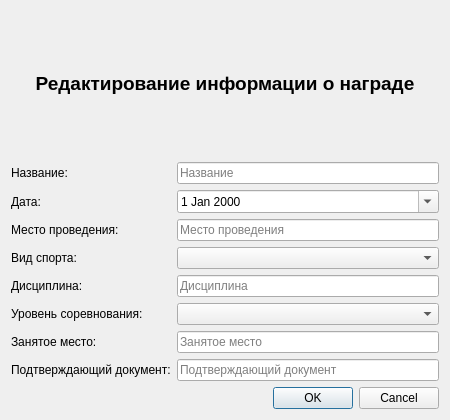
<?xml version="1.0" encoding="UTF-8"?>
<ui version="4.0">
 <class>EditAwardDialog</class>
 <widget class="QDialog" name="EditAwardDialog">
  <property name="geometry">
   <rect>
    <x>0</x>
    <y>0</y>
    <width>450</width>
    <height>420</height>
   </rect>
  </property>
  <property name="windowTitle">
   <string>Редактировать награду</string>
  </property>
  <layout class="QVBoxLayout" name="verticalLayout">
   <item>
    <widget class="QLabel" name="titleLabel">
     <property name="font">
      <font>
       <pointsize>14</pointsize>
       <bold>true</bold>
      </font>
     </property>
     <property name="text">
      <string>Редактирование информации о награде</string>
     </property>
     <property name="alignment">
      <set>Qt::AlignmentFlag::AlignCenter</set>
     </property>
    </widget>
   </item>
   <item>
    <layout class="QFormLayout" name="formLayout">
     <item row="0" column="0">
      <widget class="QLabel" name="nameLabel">
       <property name="text">
        <string>Название:</string>
       </property>
      </widget>
     </item>
     <item row="0" column="1">
      <widget class="QLineEdit" name="nameLineEdit">
       <property name="toolTip">
        <string>Введите название награды</string>
       </property>
       <property name="placeholderText">
        <string>Название</string>
       </property>
      </widget>
     </item>
     <item row="1" column="0">
      <widget class="QLabel" name="dateLabel">
       <property name="text">
        <string>Дата:</string>
       </property>
      </widget>
     </item>
     <item row="1" column="1">
      <widget class="QDateEdit" name="dateEdit">
       <property name="toolTip">
        <string>Выберите дату получения награды</string>
       </property>
       <property name="calendarPopup">
        <bool>true</bool>
       </property>
      </widget>
     </item>
     <item row="2" column="0">
      <widget class="QLabel" name="locationLabel">
       <property name="text">
        <string>Место проведения:</string>
       </property>
      </widget>
     </item>
     <item row="2" column="1">
      <widget class="QLineEdit" name="locationLineEdit">
       <property name="toolTip">
        <string>Введите место проведения соревнования</string>
       </property>
       <property name="placeholderText">
        <string>Место проведения</string>
       </property>
      </widget>
     </item>
     <item row="3" column="0">
      <widget class="QLabel" name="sportLabel">
       <property name="text">
        <string>Вид спорта:</string>
       </property>
      </widget>
     </item>
     <item row="3" column="1">
      <widget class="QComboBox" name="sportComboBox">
       <property name="toolTip">
        <string>Выберите вид спорта</string>
       </property>
      </widget>
     </item>
     <item row="4" column="0">
      <widget class="QLabel" name="disciplineLabel">
       <property name="text">
        <string>Дисциплина:</string>
       </property>
      </widget>
     </item>
     <item row="4" column="1">
      <widget class="QLineEdit" name="disciplineLineEdit">
       <property name="toolTip">
        <string>Введите дисциплину соревнования</string>
       </property>
       <property name="placeholderText">
        <string>Дисциплина</string>
       </property>
      </widget>
     </item>
     <item row="5" column="0">
      <widget class="QLabel" name="levelLabel">
       <property name="text">
        <string>Уровень соревнования:</string>
       </property>
      </widget>
     </item>
     <item row="5" column="1">
      <widget class="QComboBox" name="levelComboBox">
       <property name="toolTip">
        <string>Выберите уровень соревнования</string>
       </property>
      </widget>
     </item>
     <item row="6" column="0">
      <widget class="QLabel" name="placeLabel">
       <property name="text">
        <string>Занятое место:</string>
       </property>
      </widget>
     </item>
     <item row="6" column="1">
      <widget class="QLineEdit" name="placeLineEdit">
       <property name="toolTip">
        <string>Введите занятое место</string>
       </property>
       <property name="placeholderText">
        <string>Занятое место</string>
       </property>
      </widget>
     </item>
     <item row="7" column="0">
      <widget class="QLabel" name="documentLabel">
       <property name="text">
        <string>Подтверждающий документ:</string>
       </property>
      </widget>
     </item>
     <item row="7" column="1">
      <widget class="QLineEdit" name="documentLineEdit">
       <property name="toolTip">
        <string>Введите номер или название подтверждающего документа</string>
       </property>
       <property name="placeholderText">
        <string>Подтверждающий документ</string>
       </property>
      </widget>
     </item>
    </layout>
   </item>
   <item>
    <widget class="QDialogButtonBox" name="buttonBox">
     <property name="orientation">
      <enum>Qt::Orientation::Horizontal</enum>
     </property>
     <property name="standardButtons">
      <set>QDialogButtonBox::StandardButton::Cancel|QDialogButtonBox::StandardButton::Ok</set>
     </property>
    </widget>
   </item>
  </layout>
 </widget>
 <resources/>
 <connections>
  <connection>
   <sender>buttonBox</sender>
   <signal>accepted()</signal>
   <receiver>EditAwardDialog</receiver>
   <slot>accept()</slot>
   <hints>
    <hint type="sourcelabel">
     <x>253</x>
     <y>377</y>
    </hint>
    <hint type="destinationlabel">
     <x>157</x>
     <y>391</y>
    </hint>
   </hints>
  </connection>
  <connection>
   <sender>buttonBox</sender>
   <signal>rejected()</signal>
   <receiver>EditAwardDialog</receiver>
   <slot>reject()</slot>
   <hints>
    <hint type="sourcelabel">
     <x>321</x>
     <y>377</y>
    </hint>
    <hint type="destinationlabel">
     <x>286</x>
     <y>391</y>
    </hint>
   </hints>
  </connection>
 </connections>
</ui>
